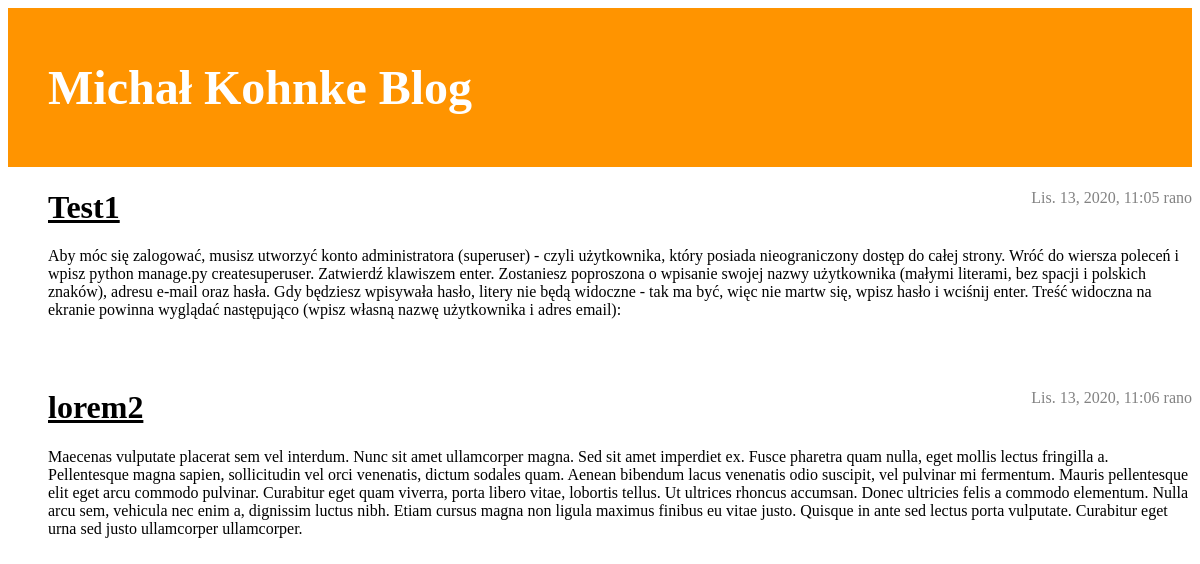
The page / on the database its author committed.
### blog/models.py (models this page shows, shortened)
class Post(models.Model):
    author = models.ForeignKey('auth.User',on_delete=models.DO_NOTHING,)
    title = models.CharField(max_length=200)
    text = models.TextField()
    created_date = models.DateTimeField(
            default=timezone.now)
    published_date = models.DateTimeField(
            blank=True, null=True)

### blog/views.py (the view)
# urls.py: url(r'^$', views.post_list, name='post_list'),
def post_list(request):
    posts = Post.objects.filter(published_date__lte=timezone.now()).order_by('published_date')
    return render(request, 'blog/post_list.html', {'posts': posts})

### blog/templates/blog/post_list.html
{% extends "blog/base.html" %}
{% block content %}
    {% for post in posts %}
        <div class="post">
            <div class="date">
                {{ post.published_date }}
            </div>
            <h1><a href="{% url 'post_detail' pk=post.pk %}">{{ post.title }}</a></h1>
            <p>{{ post.text|linebreaks }}</p>
        </div>
    {% endfor %}
{% endblock content %}

### blog/templates/blog/base.html (shortened to what this page needs)
{% load static %}
<html>
    <head>
		<link rel="stylesheet" href="{% static 'css/blog.css' %}">
    </head>
    <body>
        <div class="page-header">
			<h1><a href="/">Michał Kohnke Blog</a></h1>
		</div>
		<div class="content container">
			<div class="row">
				<div class="col-md-8">
				{% block content %}
				{% endblock %}
				</div>
			</div>
		</div>
    </body>
</html>

### static/css/blog.css (style rules this page uses)
.page-header { background-color: #ff9400; margin-top: 0; padding: 20px 20px 20px 40px; }
.page-header h1, .page-header h1 a, .page-header h1 a:visited, .page-header h1 a:active { color: #ffffff; font-size: 36pt; text-decoration: none; }
.content { margin-left: 40px; }
h1, h2, h3, h4 { font-family: 'Lobster', cursive; }
.date { float: right; color: #828282; }
.post { margin-bottom: 70px; }
.post h1 a, .post h1 a:visited { color: #000000; }

### rows shown on the page
Post: published_date "Lis. 13, 2020, 11:05 rano", title "Test1", text "Aby móc się zalogować, musisz utworzyć konto administratora (superuser) - czyli użytkownika, który posiada nieograniczony dostęp do całej strony. Wróć do wiersza poleceń i wpisz python manage.py createsuperuser. Zatwierdź klawiszem enter. Zostaniesz poproszona o wpisanie swojej nazwy użytkownika (małymi literami, bez spacji i polskich znaków), adresu e-mail oraz hasła. Gdy będziesz wpisywała hasło, litery nie będą widoczne - tak ma być, więc nie martw się, wpisz hasło i wciśnij enter. Treść widoczna na ekranie powinna wyglądać następująco (wpisz własną nazwę użytkownika i adres email):"
Post: published_date "Lis. 13, 2020, 11:06 rano", title "lorem2", text "Maecenas vulputate placerat sem vel interdum. Nunc sit amet ullamcorper magna. Sed sit amet imperdiet ex. Fusce pharetra quam nulla, eget mollis lectus fringilla a. Pellentesque magna sapien, sollicitudin vel orci venenatis, dictum sodales quam. Aenean bibendum lacus venenatis odio suscipit, vel pulvinar mi fermentum. Mauris pellentesque elit eget arcu commodo pulvinar. Curabitur eget quam viverra, porta libero vitae, lobortis tellus. Ut ultrices rhoncus accumsan. Donec ultricies felis a commodo elementum. Nulla arcu sem, vehicula nec enim a, dignissim luctus nibh. Etiam cursus magna non ligula maximus finibus eu vitae justo. Quisque in ante sed lectus porta vulputate. Curabitur eget urna…"
